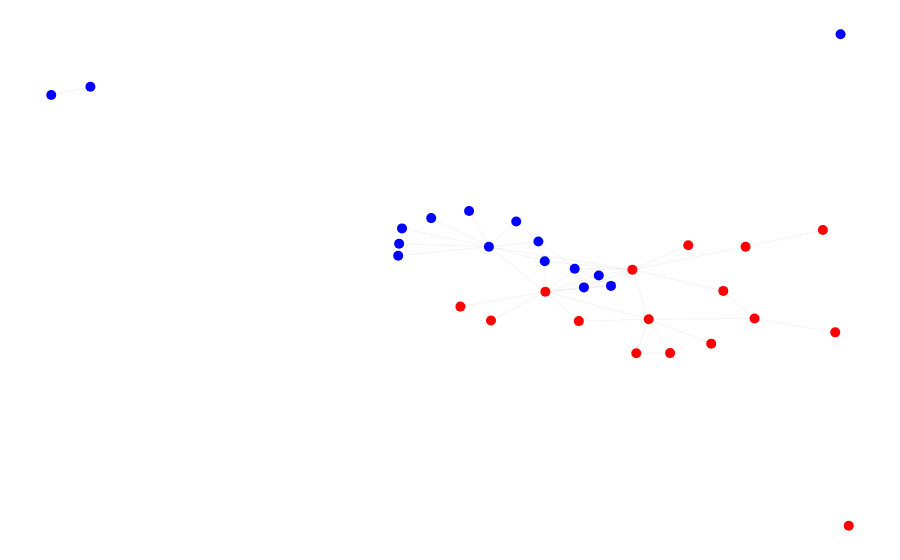

Write notebook code for a chart like this one.
### Markdown cell above
## Visualize the alignment network

### Code cell
pairwise_network(
    alignments=alignments,
    weight="identity",
    color="name",
    label="organism",
    cutoff=0.996,
)

### Figure 1 — Plotly figure (JSON) as saved in the notebook; plotly's stock layout.template omitted (floating-point values rounded to 4 significant figures)
{"data": [{"hoverinfo": "text", "line": {"color": "rgba(128, 128, 128, 0.1)", "width": 1}, "mode": "lines", "text": "1.0", "type": "scatter", "x": [-0.6915, -0.7476], "y": [0.6938, 0.6618]}, {"hoverinfo": "text", "line": {"color": "rgba(128, 128, 128, 0.1)", "width": 1}, "mode": "lines", "text": "1.0", "type": "scatter", "x": [-0.2449, -0.1203], "y": [0.1473, 0.07633]}, {"hoverinfo": "text", "line": {"color": "rgba(128, 128, 128, 0.1)", "width": 1}, "mode": "lines", "text": "1.0", "type": "scatter", "x": [-0.08119, -0.1203], "y": [0.1738, 0.07633]}, {"hoverinfo": "text", "line": {"color": "rgba(128, 128, 128, 0.1)", "width": 1}, "mode": "lines", "text": "1.0", "type": "scatter", "x": [-0.08119, -0.0494], "y": [0.1738, 0.09651]}, {"hoverinfo": "text", "line": {"color": "rgba(128, 128, 128, 0.1)", "width": 1}, "mode": "lines", "text": "1.0", "type": "scatter", "x": [-0.249, -0.1203], "y": [0.08803, 0.07633]}, {"hoverinfo": "text", "line": {"color": "rgba(128, 128, 128, 0.1)", "width": 1}, "mode": "lines", "text": "1.0", "type": "scatter", "x": [-0.249, -0.2503], "y": [0.08803, 0.04193]}, {"hoverinfo": "text", "line": {"color": "rgba(128, 128, 128, 0.1)", "width": 1}, "mode": "lines", "text": "1.0", "type": "scatter", "x": [-0.1203, -0.1487], "y": [0.07633, 0.2145]}, {"hoverinfo": "text", "line": {"color": "rgba(128, 128, 128, 0.1)", "width": 1}, "mode": "lines", "text": "1.0", "type": "scatter", "x": [-0.1203, -0.2503], "y": [0.07633, 0.04193]}, {"hoverinfo": "text", "line": {"color": "rgba(128, 128, 128, 0.1)", "width": 1}, "mode": "lines", "text": "1.0", "type": "scatter", "x": [-0.1203, -0.203], "y": [0.07633, 0.1869]}, {"hoverinfo": "text", "line": {"color": "rgba(128, 128, 128, 0.1)", "width": 1}, "mode": "lines", "text": "0.5", "type": "scatter", "x": [-0.1203, -0.04029], "y": [0.07633, 0.02062]}, {"hoverinfo": "text", "line": {"color": "rgba(128, 128, 128, 0.1)", "width": 1}, "mode": "lines", "text": "1.0", "type": "scatter", "x": [-0.1203, -0.0494], "y": [0.07633, 0.09651]}, {"hoverinfo": "text", "line": {"color": "rgba(128, 128, 128, 0.1)", "width": 1}, "mode": "lines", "text": "1.0", "type": "scatter", "x": [-0.1203, 0.08532], "y": [0.07633, -0.01204]}, {"hoverinfo": "text", "line": {"color": "rgba(128, 128, 128, 0.1)", "width": 1}, "mode": "lines", "text": "1.0", "type": "scatter", "x": [-0.1203, -0.03936], "y": [0.07633, -0.09737]}, {"hoverinfo": "text", "line": {"color": "rgba(128, 128, 128, 0.1)", "width": 1}, "mode": "lines", "text": "0.5", "type": "scatter", "x": [-0.04029, -0.0494], "y": [0.02062, 0.09651]}, {"hoverinfo": "text", "line": {"color": "rgba(128, 128, 128, 0.1)", "width": 1}, "mode": "lines", "text": "0.5", "type": "scatter", "x": [-0.04029, 0.08532], "y": [0.02062, -0.01204]}, {"hoverinfo": "text", "line": {"color": "rgba(128, 128, 128, 0.1)", "width": 1}, "mode": "lines", "text": "0.5", "type": "scatter", "x": [-0.04029, -0.03936], "y": [0.02062, -0.09737]}, {"hoverinfo": "text", "line": {"color": "rgba(128, 128, 128, 0.1)", "width": 1}, "mode": "lines", "text": "0.125", "type": "scatter", "x": [0.002645, -0.0494], "y": [-0.00814, 0.09651]}, {"hoverinfo": "text", "line": {"color": "rgba(128, 128, 128, 0.1)", "width": 1}, "mode": "lines", "text": "0.5", "type": "scatter", "x": [0.002645, 0.05467], "y": [-0.00814, -0.07453]}, {"hoverinfo": "text", "line": {"color": "rgba(128, 128, 128, 0.1)", "width": 1}, "mode": "lines", "text": "0.16666666666666666", "type": "scatter", "x": [0.002645, 0.03719], "y": [-0.00814, -0.0344]}, {"hoverinfo": "text", "line": {"color": "rgba(128, 128, 128, 0.1)", "width": 1}, "mode": "lines", "text": "0.5", "type": "scatter", "x": [0.002645, 0.01586], "y": [-0.00814, -0.08038]}, {"hoverinfo": "text", "line": {"color": "rgba(128, 128, 128, 0.1)", "width": 1}, "mode": "lines", "text": "0.125", "type": "scatter", "x": [0.002645, 0.08532], "y": [-0.00814, -0.01204]}, {"hoverinfo": "text", "line": {"color": "rgba(128, 128, 128, 0.1)", "width": 1}, "mode": "lines", "text": "0.125", "type": "scatter", "x": [0.002645, -0.03936], "y": [-0.00814, -0.09737]}, {"hoverinfo": "text", "line": {"color": "rgba(128, 128, 128, 0.1)", "width": 1}, "mode": "lines", "text": "0.14285714285714285", "type": "scatter", "x": [0.05467, 0.03719], "y": [-0.07453, -0.0344]}, {"hoverinfo": "text", "line": {"color": "rgba(128, 128, 128, 0.1)", "width": 1}, "mode": "lines", "text": "1.0", "type": "scatter", "x": [0.05467, 0.01586], "y": [-0.07453, -0.08038]}, {"hoverinfo": "text", "line": {"color": "rgba(128, 128, 128, 0.1)", "width": 1}, "mode": "lines", "text": "0.1111111111111111", "type": "scatter", "x": [0.05467, 0.08532], "y": [-0.07453, -0.01204]}, {"hoverinfo": "text", "line": {"color": "rgba(128, 128, 128, 0.1)", "width": 1}, "mode": "lines", "text": "0.1111111111111111", "type": "scatter", "x": [0.05467, -0.03936], "y": [-0.07453, -0.09737]}, {"hoverinfo": "text", "line": {"color": "rgba(128, 128, 128, 0.1)", "width": 1}, "mode": "lines", "text": "0.3333333333333333", "type": "scatter", "x": [0.03719, 0.08532], "y": [-0.0344, -0.01204]}, {"hoverinfo": "text", "line": {"color": "rgba(128, 128, 128, 0.1)", "width": 1}, "mode": "lines", "text": "0.3333333333333333", "type": "scatter", "x": [0.03719, -0.03936], "y": [-0.0344, -0.09737]}, {"hoverinfo": "text", "line": {"color": "rgba(128, 128, 128, 0.1)", "width": 1}, "mode": "lines", "text": "0.1111111111111111", "type": "scatter", "x": [0.01586, 0.08532], "y": [-0.08038, -0.01204]}, {"hoverinfo": "text", "line": {"color": "rgba(128, 128, 128, 0.1)", "width": 1}, "mode": "lines", "text": "0.1111111111111111", "type": "scatter", "x": [0.01586, -0.03936], "y": [-0.08038, -0.09737]}, {"hoverinfo": "text", "line": {"color": "rgba(128, 128, 128, 0.1)", "width": 1}, "mode": "lines", "text": "1.0", "type": "scatter", "x": [0.1087, 0.1394], "y": [-0.2034, -0.3339]}, {"hoverinfo": "text", "line": {"color": "rgba(128, 128, 128, 0.1)", "width": 1}, "mode": "lines", "text": "1.0", "type": "scatter", "x": [0.1087, 0.2604], "y": [-0.2034, -0.2005]}, {"hoverinfo": "text", "line": {"color": "rgba(128, 128, 128, 0.1)", "width": 1}, "mode": "lines", "text": "1.0", "type": "scatter", "x": [0.1087, 0.08532], "y": [-0.2034, -0.01204]}, {"hoverinfo": "text", "line": {"color": "rgba(128, 128, 128, 0.1)", "width": 1}, "mode": "lines", "text": "1.0", "type": "scatter", "x": [0.1087, 0.1983], "y": [-0.2034, -0.2974]}, {"hoverinfo": "text", "line": {"color": "rgba(128, 128, 128, 0.1)", "width": 1}, "mode": "lines", "text": "1.0", "type": "scatter", "x": [0.1087, 0.008571], "y": [-0.2034, -0.2105]}, {"hoverinfo": "text", "line": {"color": "rgba(128, 128, 128, 0.1)", "width": 1}, "mode": "lines", "text": "1.0", "type": "scatter", "x": [0.1087, -0.03936], "y": [-0.2034, -0.09737]}, {"hoverinfo": "text", "line": {"color": "rgba(128, 128, 128, 0.1)", "width": 1}, "mode": "lines", "text": "1.0", "type": "scatter", "x": [0.1087, 0.09091], "y": [-0.2034, -0.3347]}, {"hoverinfo": "text", "line": {"color": "rgba(128, 128, 128, 0.1)", "width": 1}, "mode": "lines", "text": "1.0", "type": "scatter", "x": [0.1394, 0.09091], "y": [-0.3339, -0.3347]}, {"hoverinfo": "text", "line": {"color": "rgba(128, 128, 128, 0.1)", "width": 1}, "mode": "lines", "text": "1.0", "type": "scatter", "x": [0.2604, 0.2156], "y": [-0.2005, -0.09392]}, {"hoverinfo": "text", "line": {"color": "rgba(128, 128, 128, 0.1)", "width": 1}, "mode": "lines", "text": "1.0", "type": "scatter", "x": [0.2604, 0.3761], "y": [-0.2005, -0.2539]}, {"hoverinfo": "text", "line": {"color": "rgba(128, 128, 128, 0.1)", "width": 1}, "mode": "lines", "text": "1.0", "type": "scatter", "x": [0.08532, 0.2476], "y": [-0.01204, 0.07641]}, {"hoverinfo": "text", "line": {"color": "rgba(128, 128, 128, 0.1)", "width": 1}, "mode": "lines", "text": "1.0", "type": "scatter", "x": [0.08532, 0.2156], "y": [-0.01204, -0.09392]}, {"hoverinfo": "text", "line": {"color": "rgba(128, 128, 128, 0.1)", "width": 1}, "mode": "lines", "text": "1.0", "type": "scatter", "x": [0.08532, 0.1654], "y": [-0.01204, 0.08246]}, {"hoverinfo": "text", "line": {"color": "rgba(128, 128, 128, 0.1)", "width": 1}, "mode": "lines", "text": "1.0", "type": "scatter", "x": [0.2476, 0.3583], "y": [0.07641, 0.141]}, {"hoverinfo": "text", "line": {"color": "rgba(128, 128, 128, 0.1)", "width": 1}, "mode": "lines", "text": "1.0", "type": "scatter", "x": [0.008571, -0.03936], "y": [-0.2105, -0.09737]}, {"hoverinfo": "text", "line": {"color": "rgba(128, 128, 128, 0.1)", "width": 1}, "mode": "lines", "text": "1.0", "type": "scatter", "x": [-0.03936, -0.1173], "y": [-0.09737, -0.2083]}, {"hoverinfo": "text", "line": {"color": "rgba(128, 128, 128, 0.1)", "width": 1}, "mode": "lines", "text": "1.0", "type": "scatter", "x": [-0.03936, -0.1612], "y": [-0.09737, -0.1544]}, {"hoverinfo": "text", "marker": {"color": "blue", "size": 10}, "mode": "markers", "text": "Enterobacter hormaechei", "type": "scatter", "x": [-0.6915], "y": [0.6938]}, {"hoverinfo": "text", "marker": {"color": "blue", "size": 10}, "mode": "markers", "text": "synthetic construct", "type": "scatter", "x": [-0.2449], "y": [0.1473]}, {"hoverinfo": "text", "marker": {"color": "blue", "size": 10}, "mode": "markers", "text": "Shigella sonnei", "type": "scatter", "x": [-0.08119], "y": [0.1738]}, {"hoverinfo": "text", "marker": {"color": "blue", "size": 10}, "mode": "markers", "text": "Enterobacteriaceae", "type": "scatter", "x": [-0.249], "y": [0.08803]}, {"hoverinfo": "text", "marker": {"color": "blue", "size": 10}, "mode": "markers", "text": "Bacteria", "type": "scatter", "x": [-0.1203], "y": [0.07633]}, {"hoverinfo": "text", "marker": {"color": "blue", "size": 10}, "mode": "markers", "text": "Escherichia coli", "type": "scatter", "x": [-0.1487], "y": [0.2145]}, {"hoverinfo": "text", "marker": {"color": "blue", "size": 10}, "mode": "markers", "text": "synthetic construct", "type": "scatter", "x": [-0.2503], "y": [0.04193]}, {"hoverinfo": "text", "marker": {"color": "blue", "size": 10}, "mode": "markers", "text": "Salmonella enterica subsp. enterica serovar Ohio", "type": "scatter", "x": [-0.203], "y": [0.1869]}, {"hoverinfo": "text", "marker": {"color": "blue", "size": 10}, "mode": "markers", "text": "Klebsiella pneumoniae", "type": "scatter", "x": [0.3837], "y": [0.8963]}, {"hoverinfo": "text", "marker": {"color": "blue", "size": 10}, "mode": "markers", "text": "Klebsiella pneumoniae", "type": "scatter", "x": [-0.7476], "y": [0.6618]}, {"hoverinfo": "text", "marker": {"color": "blue", "size": 10}, "mode": "markers", "text": "Enterobacteriaceae", "type": "scatter", "x": [-0.04029], "y": [0.02062]}, {"hoverinfo": "text", "marker": {"color": "blue", "size": 10}, "mode": "markers", "text": "Enterobacterales", "type": "scatter", "x": [0.002645], "y": [-0.00814]}, {"hoverinfo": "text", "marker": {"color": "blue", "size": 10}, "mode": "markers", "text": "Salmonella enterica", "type": "scatter", "x": [-0.0494], "y": [0.09651]}, {"hoverinfo": "text", "marker": {"color": "blue", "size": 10}, "mode": "markers", "text": "Escherichia coli", "type": "scatter", "x": [0.05467], "y": [-0.07453]}, {"hoverinfo": "text", "marker": {"color": "blue", "size": 10}, "mode": "markers", "text": "Pseudomonadota", "type": "scatter", "x": [0.03719], "y": [-0.0344]}, {"hoverinfo": "text", "marker": {"color": "blue", "size": 10}, "mode": "markers", "text": "Escherichia coli", "type": "scatter", "x": [0.01586], "y": [-0.08038]}, {"hoverinfo": "text", "marker": {"color": "red", "size": 10}, "mode": "markers", "text": "Escherichia coli", "type": "scatter", "x": [0.1087], "y": [-0.2034]}, {"hoverinfo": "text", "marker": {"color": "red", "size": 10}, "mode": "markers", "text": "Escherichia coli", "type": "scatter", "x": [0.1394], "y": [-0.3339]}, {"hoverinfo": "text", "marker": {"color": "red", "size": 10}, "mode": "markers", "text": "Klebsiella pneumoniae", "type": "scatter", "x": [0.2604], "y": [-0.2005]}, {"hoverinfo": "text", "marker": {"color": "red", "size": 10}, "mode": "markers", "text": "Gammaproteobacteria", "type": "scatter", "x": [0.08532], "y": [-0.01204]}, {"hoverinfo": "text", "marker": {"color": "red", "size": 10}, "mode": "markers", "text": "Klebsiella pneumoniae", "type": "scatter", "x": [0.1983], "y": [-0.2974]}, {"hoverinfo": "text", "marker": {"color": "red", "size": 10}, "mode": "markers", "text": "Escherichia coli", "type": "scatter", "x": [0.2476], "y": [0.07641]}, {"hoverinfo": "text", "marker": {"color": "red", "size": 10}, "mode": "markers", "text": "Proteus mirabilis", "type": "scatter", "x": [0.2156], "y": [-0.09392]}, {"hoverinfo": "text", "marker": {"color": "red", "size": 10}, "mode": "markers", "text": "Gammaproteobacteria", "type": "scatter", "x": [0.008571], "y": [-0.2105]}, {"hoverinfo": "text", "marker": {"color": "red", "size": 10}, "mode": "markers", "text": "Capnocytophaga ochracea", "type": "scatter", "x": [-0.03936], "y": [-0.09737]}, {"hoverinfo": "text", "marker": {"color": "red", "size": 10}, "mode": "markers", "text": "synthetic construct", "type": "scatter", "x": [0.3954], "y": [-1.0]}, {"hoverinfo": "text", "marker": {"color": "red", "size": 10}, "mode": "markers", "text": "Klebsiella pneumoniae", "type": "scatter", "x": [0.1654], "y": [0.08246]}, {"hoverinfo": "text", "marker": {"color": "red", "size": 10}, "mode": "markers", "text": "synthetic construct", "type": "scatter", "x": [-0.1173], "y": [-0.2083]}, {"hoverinfo": "text", "marker": {"color": "red", "size": 10}, "mode": "markers", "text": "Klebsiella pneumoniae", "type": "scatter", "x": [0.3583], "y": [0.141]}, {"hoverinfo": "text", "marker": {"color": "red", "size": 10}, "mode": "markers", "text": "synthetic construct", "type": "scatter", "x": [-0.1612], "y": [-0.1544]}, {"hoverinfo": "text", "marker": {"color": "red", "size": 10}, "mode": "markers", "text": "Citrobacter koseri", "type": "scatter", "x": [0.3761], "y": [-0.2539]}, {"hoverinfo": "text", "marker": {"color": "red", "size": 10}, "mode": "markers", "text": "Escherichia coli", "type": "scatter", "x": [0.09091], "y": [-0.3347]}], "layout": {"hovermode": "closest", "margin": {"b": 0, "l": 0, "r": 0, "t": 0}, "plot_bgcolor": "white", "showlegend": false, "xaxis": {"visible": false}, "yaxis": {"visible": false}}}
